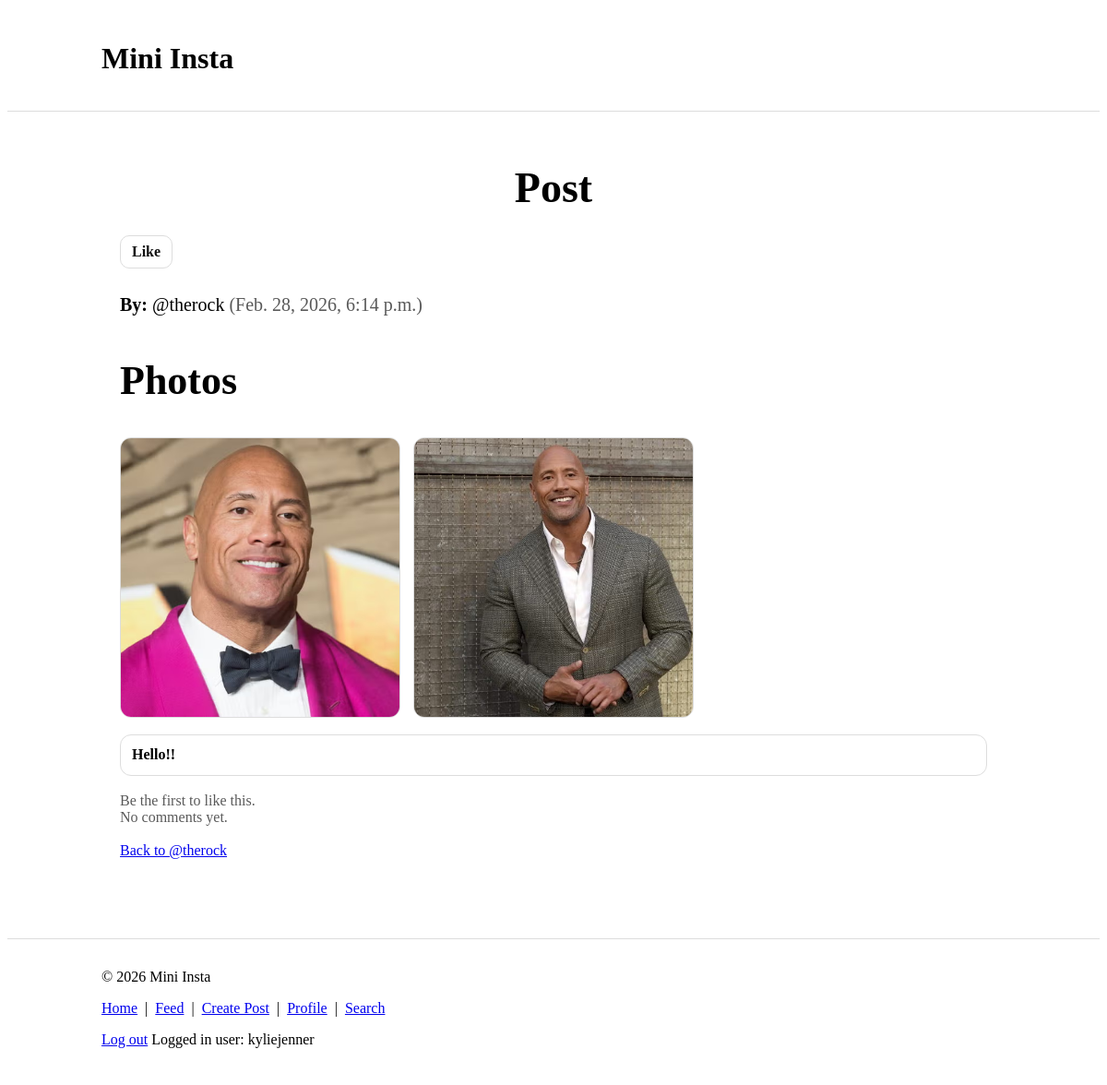
Screenshot of /mini_insta/post/12/ (signed in) with the database file from the repository.
### mini_insta/models.py (models this page shows, shortened)
class Post(models.Model):
    profile = models.ForeignKey(Profile, on_delete=models.CASCADE, related_name="photos")
    caption = models.TextField(blank=True)
    timestamp = models.DateTimeField(auto_now=True)
    def get_all_photos(self):
        photos = Photo.objects.filter(post=self)
        return photos
    def get_all_comments(self):
        return Comment.objects.filter(post=self)
    def get_all_likes(self):
        return Like.objects.filter(post=self)

class Profile(models.Model):
    user = models.ForeignKey(User, on_delete=models.CASCADE)
    username = models.CharField(blank=False)
    display_name = models.CharField(blank=False)
    profile_image_url = models.URLField(blank=True)
    bio_text = models.TextField(blank=True)
    join_date = models.DateField(auto_now=True)

class Photo(models.Model):
    post = models.ForeignKey(Post, on_delete=models.CASCADE, related_name="photos")
    image_url = models.URLField(blank=True)
    timestamp = models.DateTimeField(auto_now=True)
    image_file = models.ImageField(blank=True)

### mini_insta/views.py (the view)
# urls.py: path("post/<int:pk>/", PostDetailView.as_view(), name="show_post"),
class PostDetailView(DetailView):
    model = Post
    template_name = "mini_insta/show_post.html"
    context_object_name = "post"
    def get_context_data(self, **kwargs):
        context = super().get_context_data(**kwargs)
        my_profile = None
        has_liked = False
        if self.request.user.is_authenticated:
            my_profile = Profile.objects.get(user=self.request.user)
            has_liked = Like.objects.filter(post=self.object, profile=my_profile).exists()
        context["my_profile"] = my_profile
        context["has_liked"] = has_liked
        return context

### mini_insta/templates/mini_insta/show_post.html (shortened to what this page needs)
{% extends "mini_insta/base.html" %}
{% block content %}
  <div class="profile-page">
    <h1 class="name">Post</h1>
      <div style="margin-top: 12px; display:flex; gap:10px; align-items:center; flex-wrap:wrap;">
        {% if request.user.is_authenticated and my_profile %}
          {% if my_profile.pk == post.profile.pk %}
            <a class="btn" href="{% url 'mini_insta:delete_post' post.pk %}">Delete Post</a>
            <a class="btn" href="{% url 'mini_insta:update_post' post.pk %}">Update Post</a>
          {% else %}
            {% if has_liked %}
              <a class="btn" href="{% url 'mini_insta:delete_like' post.pk %}">Unlike</a>
            {% else %}
              <a class="btn" href="{% url 'mini_insta:like_post' post.pk %}">Like</a>
            {% endif %}
          {% endif %}
        {% endif %}
      </div>
    <div class="bio">
      <strong>By:</strong> @{{ post.profile.username }}
      <span class="muted">({{ post.timestamp }})</span>
    </div>
    <h2 class="section-title">Photos</h2>
    <div class="posts-area">
      {% with photos=post.get_all_photos %}
        {% if photos %}
          <div class="posts-grid">
            {% for photo in photos %}
              <div class="post-card">
                {% if photo.image_url %}
                  <img class="post-img" src="{{ photo.image_url }}" alt="Post photo">
                {% elif photo.image_file %}
                  <img class="post-img" src="{{ photo.image_file.url }}" alt="Post photo">
                {% endif %}
              </div>
            {% endfor %}
          </div>
        {% else %}
          <div class="post-card">
            <img class="post-img" src="https://via.placeholder.com/600x600?text=No+Image" alt="No image">
          </div>
        {% endif %}
      {% endwith %}
    </div>
    <div class="posts-area">
      {% if post.caption %}
        <div class="post-card">
          <div class="post-caption">{{ post.caption }}</div>
        </div>
      {% else %}
        <span class="muted">No caption.</span>
      {% endif %}
    </div>
    <div class="posts-area">
  {% with likes=post.get_all_likes %}
    {% if likes %}
      {% with first_like=likes.0 %}
        <div class="post-likes">
          Liked by <strong>@{{ first_like.profile.username }}</strong>
          {% if likes|length > 1 %}
            and <strong>{{ likes|length|add:"-1" }} others</strong>
          {% endif %}
        </div>
      {% endwith %}
    {% else %}
      <div class="post-likes muted">Be the first to like this.</div>
    {% endif %}
  {% endwith %}
  {% with comments=post.get_all_comments %}
    <div class="post-comments">
      {% if comments %}
        {% for c in comments %}
          <div class="comment-row">
            <strong>@{{ c.profile.username }}</strong>
            {{ c.text }}
          </div>
        {% endfor %}
      {% else %}
        <div class="muted">No comments yet.</div>
      {% endif %}
    </div>
  {% endwith %}
</div>
    <div class="posts-area">
      <p>
        <a href="{% url 'mini_insta:show_profile' post.profile.pk %}">Back to @{{ post.profile.username }}</a>
      </p>
    </div>
  </div>
{% endblock %}

### mini_insta/templates/mini_insta/base.html (shortened to what this page needs)
{% load static %}
<!doctype html>
<html lang="en">
<head>
  <link rel="stylesheet" href="{% static 'mini_insta/style.css' %}">
</head>
<body>
  <header class="site-header">
    <div class="container">
      <h1 class="site-title">Mini Insta</h1>
    </div>
  </header>
  <main class="container">
    {% block content %}{% endblock %}
  </main>
  <footer class="site-footer">
    <div class="container">
      <p>&copy; {% now "Y" %} Mini Insta</p>
      <p>
        <a href="{% url 'mini_insta:show_all_profiles' %}">Home</a>
        {% if request.user.is_authenticated %}
          &nbsp;|&nbsp;
          <a href="{% url 'mini_insta:show_feed'%}">Feed</a>
          &nbsp;|&nbsp;
          <a href="{% url 'mini_insta:create_post'%}">Create Post</a>
          &nbsp;|&nbsp;
          <a href="{% url 'mini_insta:profile'%}">Profile</a>
          &nbsp;|&nbsp;
          <a href="{% url 'mini_insta:search'%}">Search</a>
          <form action="{% url 'mini_insta:logout' %}" method="post" style="display:inline;">
            <button type="submit" class="nav-link-btn">Log out</button>
          </form>
          <span>Logged in user: {{ request.user }}</span>
        {% else %}
          &nbsp;|&nbsp;
          <a href="{% url 'mini_insta:login'%}">Login</a>
          &nbsp;|&nbsp;
          <a href="{% url 'mini_insta:create_profile'%}">Create Profile</a>
        {% endif %}
      </p>
    </div>
  </footer>
</body>
</html>

### static/mini_insta/style.css (style rules this page uses)
.container { max-width: 980px; margin: 0 auto; padding: 16px; }
.site-header, .site-footer { border-bottom: 1px solid #ddd; }
.site-footer { border-top: 1px solid #ddd; border-bottom: none; margin-top: 24px; }
.profile-page { max-width: 1100px; margin: 0 auto; padding: 30px 20px; }
.bio { margin-top: 22px; font-size: 20px; line-height: 1.7; }
.muted { opacity: 0.65; }
.name { margin: 10px 0 25px; font-size: 46px; font-weight: 800; text-align: center; }
.section-title { margin-top: 40px; font-size: 44px; font-weight: 900; }
.posts-area { margin-top: 18px; }
.posts-grid { display: grid; grid-template-columns: repeat(3, minmax(0, 1fr)); gap: 14px; margin-top: 18px; }
.post-card { border: 1px solid #ddd; border-radius: 12px; overflow: hidden; background: #fff; }
.post-img { width: 100%; aspect-ratio: 1 / 1; object-fit: cover; display: block; }
.post-caption { padding: 10px 12px; font-weight: 600; line-height: 1.4; font-size: 16px; }
.btn { display: inline-block; padding: 8px 12px; border: 1px solid #ddd; border-radius: 10px; text-decoration: none; color: #111; font-weight: 600; }
.nav-link-btn { -webkit-appearance:none; appearance:none; background:transparent; border:0; outline:0; box-shadow:none; padding:0; margin:0; font:inherit; line-height:inherit; color:#0000EE; text-decoration:underline; cursor:pointer; vertical-align:baseline; }

### rows the page displays
Post: profile.username "therock", timestamp "Feb. 28, 2026, 6:14 p.m.", caption "Hello!!"
Photo: image_file (picture)
Photo: image_file (picture)

### other values shown
{{ request.user }} "kyliejenner"
